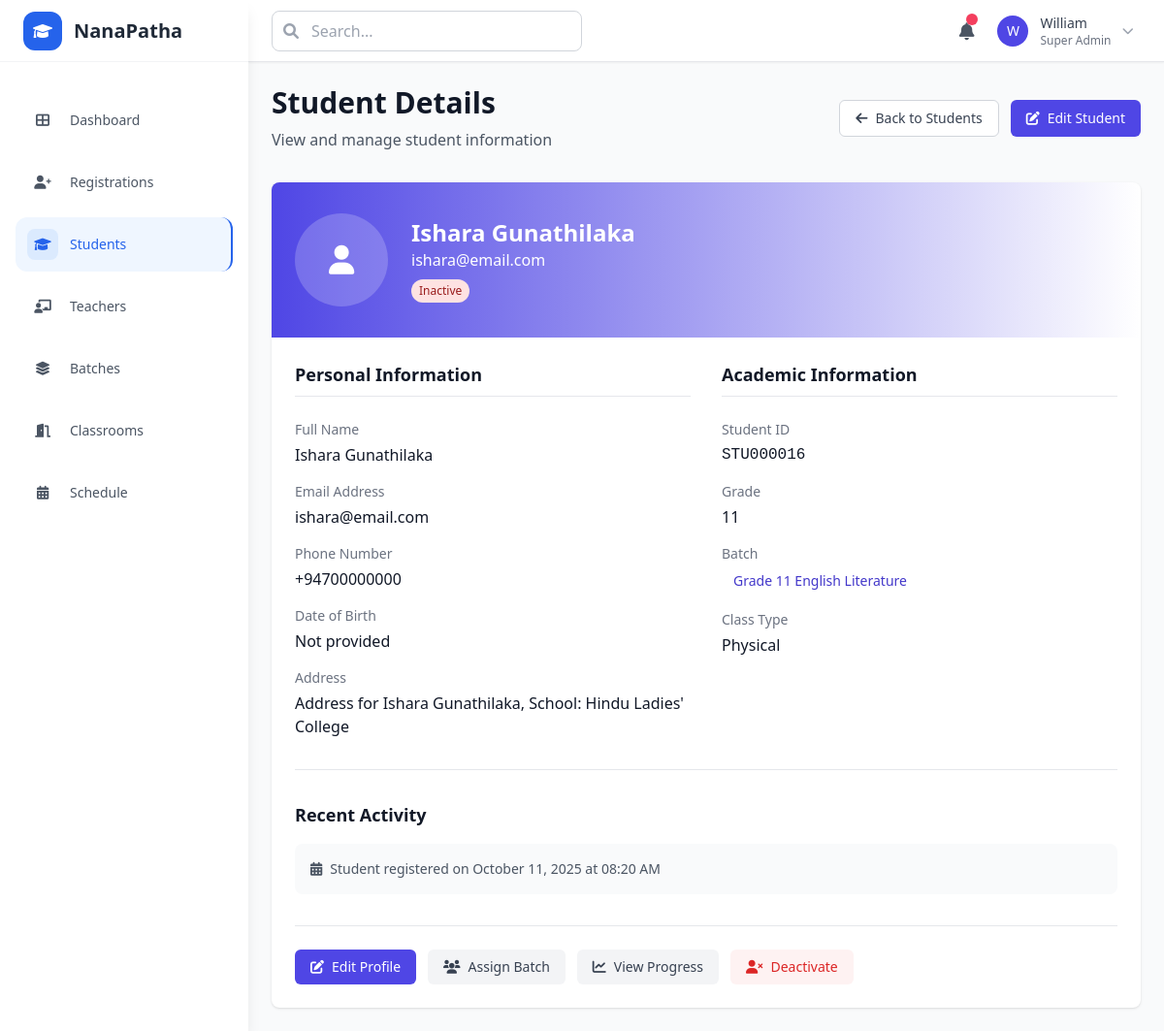
The app's page /admin/students/16 with its own data.
### models.py (models this page shows)
class User(db.Model):
    __tablename__ = 'users'
    id = db.Column(db.Integer, primary_key=True)
    name = db.Column(db.String(255), nullable=False)
    email = db.Column(db.String(255), unique=True, nullable=False)
    phone = db.Column(db.String(20))
    password_hash = db.Column(db.String(255))
    temp_password = db.Column(db.String(255))
    role = db.Column(db.Enum('student', 'teacher', 'admin', name='user_roles'), nullable=False)
    status = db.Column(db.Enum('pending', 'active', 'inactive', name='user_status'), default='pending')
    created_at = db.Column(db.DateTime, default=datetime.utcnow)
    updated_at = db.Column(db.DateTime, default=datetime.utcnow, onupdate=datetime.utcnow)
    student_profile = db.relationship('StudentProfile', backref='user', uselist=False, cascade='all, delete-orphan')
    teacher_profile = db.relationship('TeacherProfile', backref='user', uselist=False, cascade='all, delete-orphan')

class StudentProfile(db.Model):
    __tablename__ = 'student_profiles'
    id = db.Column(db.Integer, primary_key=True)
    user_id = db.Column(db.Integer, db.ForeignKey('users.id'), nullable=False)
    dob = db.Column(db.Date)
    grade = db.Column(db.String(10))
    batch_id = db.Column(db.Integer, db.ForeignKey('batches.id'))
    contact_number = db.Column(db.String(20))
    address = db.Column(db.Text)
    class_type = db.Column(db.Enum('online', 'physical', 'both', name='class_types'))
    student_id_number = db.Column(db.String(50), unique=True)
    passport_photo_path = db.Column(db.String(255))
    student_id_card_path = db.Column(db.String(255))
    batch = db.relationship('Batch', backref='students')

class Batch(db.Model):
    __tablename__ = 'batches'
    id = db.Column(db.Integer, primary_key=True)
    name = db.Column(db.String(255), nullable=False)
    grade = db.Column(db.String(10))
    subject = db.Column(db.String(100))
    capacity = db.Column(db.Integer, default=30)
    current_enrollment = db.Column(db.Integer, default=0)
    teacher_id = db.Column(db.Integer, db.ForeignKey('teacher_profiles.id'))
    teacher_name = db.Column(db.String(255))  # Simplified for prototype
    class_type = db.Column(db.Enum('online', 'physical', 'both', name='class_types'))
    start_date = db.Column(db.Date)
    end_date = db.Column(db.Date)
    is_active = db.Column(db.Boolean, default=True)
    notes = db.Column(db.Text)
    created_at = db.Column(db.DateTime, default=datetime.utcnow)
    teacher = db.relationship('TeacherProfile', backref='assigned_batches')

### app.py (the view)
@app.route('/admin/students/<int:student_id>')
def admin_student_detail(student_id):
    student = User.query.filter_by(id=student_id, role='student').first_or_404()
    return render_template('admin/student_detail.html', student=student)

### templates/admin/student_detail.html (shortened to what this page needs)
{% extends "base.html" %}
{% block content %}
<div class="flex items-center justify-between mb-8">
    <div>
        <h1 class="text-3xl font-bold text-gray-900">Student Details</h1>
        <p class="mt-2 text-gray-600">View and manage student information</p>
    </div>
    <div class="flex space-x-3">
        <a href="{{ url_for('admin_students') }}"
           class="inline-flex items-center px-4 py-2 text-sm font-medium text-gray-700 bg-white border border-gray-300 rounded-md hover:bg-gray-50">
            <i class="fas fa-arrow-left mr-2"></i>
            Back to Students
        </a>
        <a href="{{ url_for('admin_student_edit', student_id=student.id) }}"
           class="inline-flex items-center px-4 py-2 text-sm font-medium text-white bg-brand hover:bg-brand-700 rounded-md">
            <i class="fas fa-edit mr-2"></i>
            Edit Student
        </a>
    </div>
</div>
<div class="bg-white rounded-lg shadow overflow-hidden">
    <div class="bg-gradient-to-r from-brand to-brand-600 px-6 py-8">
        <div class="flex items-center space-x-6">
            <div class="w-24 h-24 bg-white bg-opacity-20 rounded-full flex items-center justify-center">
                <i class="fas fa-user text-white text-3xl"></i>
            </div>
            <div class="text-white">
                <h2 class="text-2xl font-bold">{{ student.name }}</h2>
                <p class="text-brand-100">{{ student.email }}</p>
                <div class="flex items-center mt-2">
                    <span class="inline-flex px-2 py-1 text-xs font-medium rounded-full
                        {% if student.status == 'active' %}bg-emerald-100 text-emerald-800
                        {% elif student.status == 'pending' %}bg-yellow-100 text-yellow-800
                        {% else %}bg-red-100 text-red-800{% endif %}">
                        {{ student.status.title() }}
                    </span>
                </div>
            </div>
        </div>
    </div>
    <div class="p-6">
        <div class="grid grid-cols-1 lg:grid-cols-2 gap-8">
            <div class="space-y-6">
                <h3 class="text-lg font-semibold text-gray-900 border-b pb-2">Personal Information</h3>
                <div class="space-y-4">
                    <div>
                        <label class="block text-sm font-medium text-gray-500">Full Name</label>
                        <p class="mt-1 text-gray-900">{{ student.name }}</p>
                    </div>
                    <div>
                        <label class="block text-sm font-medium text-gray-500">Email Address</label>
                        <p class="mt-1 text-gray-900">{{ student.email }}</p>
                    </div>
                    <div>
                        <label class="block text-sm font-medium text-gray-500">Phone Number</label>
                        <p class="mt-1 text-gray-900">{{ student.phone or 'Not provided' }}</p>
                    </div>
                    {% if student.student_profile %}
                    <div>
                        <label class="block text-sm font-medium text-gray-500">Date of Birth</label>
                        <p class="mt-1 text-gray-900">{{ student.student_profile.dob.strftime('%B %d, %Y') if student.student_profile.dob else 'Not provided' }}</p>
                    </div>
                    <div>
                        <label class="block text-sm font-medium text-gray-500">Address</label>
                        <p class="mt-1 text-gray-900">{{ student.student_profile.address or 'Not provided' }}</p>
                    </div>
                    {% endif %}
                </div>
            </div>
            <div class="space-y-6">
                <h3 class="text-lg font-semibold text-gray-900 border-b pb-2">Academic Information</h3>
                <div class="space-y-4">
                    {% if student.student_profile %}
                    <div>
                        <label class="block text-sm font-medium text-gray-500">Student ID</label>
                        <p class="mt-1 text-gray-900 font-mono">{{ student.student_profile.student_id_number or 'Not assigned' }}</p>
                    </div>
                    <div>
                        <label class="block text-sm font-medium text-gray-500">Grade</label>
                        <p class="mt-1 text-gray-900">{{ student.student_profile.grade or 'Not specified' }}</p>
                    </div>
                    <div>
                        <label class="block text-sm font-medium text-gray-500">Batch</label>
                        {% if student.student_profile.batch %}
                        <p class="mt-1">
                            <span class="inline-flex items-center px-3 py-1 rounded-full text-sm bg-brand-50 text-brand-700">
                                {{ student.student_profile.batch.name }}
                            </span>
                        </p>
                        {% else %}
                        <p class="mt-1 text-gray-500">Not assigned</p>
                        {% endif %}
                    </div>
                    <div>
                        <label class="block text-sm font-medium text-gray-500">Class Type</label>
                        <p class="mt-1 text-gray-900">{{ student.student_profile.class_type.title() if student.student_profile.class_type else 'Not specified' }}</p>
                    </div>
                    {% else %}
                    <p class="text-gray-500 italic">No academic profile created yet</p>
                    {% endif %}
                </div>
            </div>
        </div>
        <div class="mt-8 pt-8 border-t">
            <h3 class="text-lg font-semibold text-gray-900 mb-4">Recent Activity</h3>
            <div class="bg-gray-50 rounded-lg p-4">
                <div class="flex items-center text-sm text-gray-600">
                    <i class="fas fa-calendar-alt mr-2"></i>
                    Student registered on {{ student.created_at.strftime('%B %d, %Y at %I:%M %p') }}
                </div>
            </div>
        </div>
        <div class="mt-8 pt-6 border-t flex flex-wrap gap-3">
            <a href="{{ url_for('admin_student_edit', student_id=student.id) }}"
               class="inline-flex items-center px-4 py-2 text-sm font-medium text-white bg-brand hover:bg-brand-700 rounded-md">
                <i class="fas fa-edit mr-2"></i>
                Edit Profile
            </a>
            <button class="inline-flex items-center px-4 py-2 text-sm font-medium text-gray-700 bg-gray-100 hover:bg-gray-200 rounded-md">
                <i class="fas fa-users mr-2"></i>
                Assign Batch
            </button>
            <button class="inline-flex items-center px-4 py-2 text-sm font-medium text-gray-700 bg-gray-100 hover:bg-gray-200 rounded-md">
                <i class="fas fa-chart-line mr-2"></i>
                View Progress
            </button>
            <button onclick="confirmDeactivate()"
                    class="inline-flex items-center px-4 py-2 text-sm font-medium text-red-600 bg-red-50 hover:bg-red-100 rounded-md">
                <i class="fas fa-user-times mr-2"></i>
                Deactivate
            </button>
        </div>
    </div>
</div>
{% endblock %}

### records on screen
User: name "Ishara Gunathilaka", email "ishara@email.com", status "Inactive", phone "+94700000000", created_at "October 11, 2025 at 08:20 AM"
StudentProfile: student_profile.dob "Not provided", student_profile "Address for Ishara Gunathilaka, School: Hindu Ladies' College", student_profile "STU000016", student_profile "11", student_profile.class_type "Physical"
Batch: student_profile.batch.name "Grade 11 English Literature"
